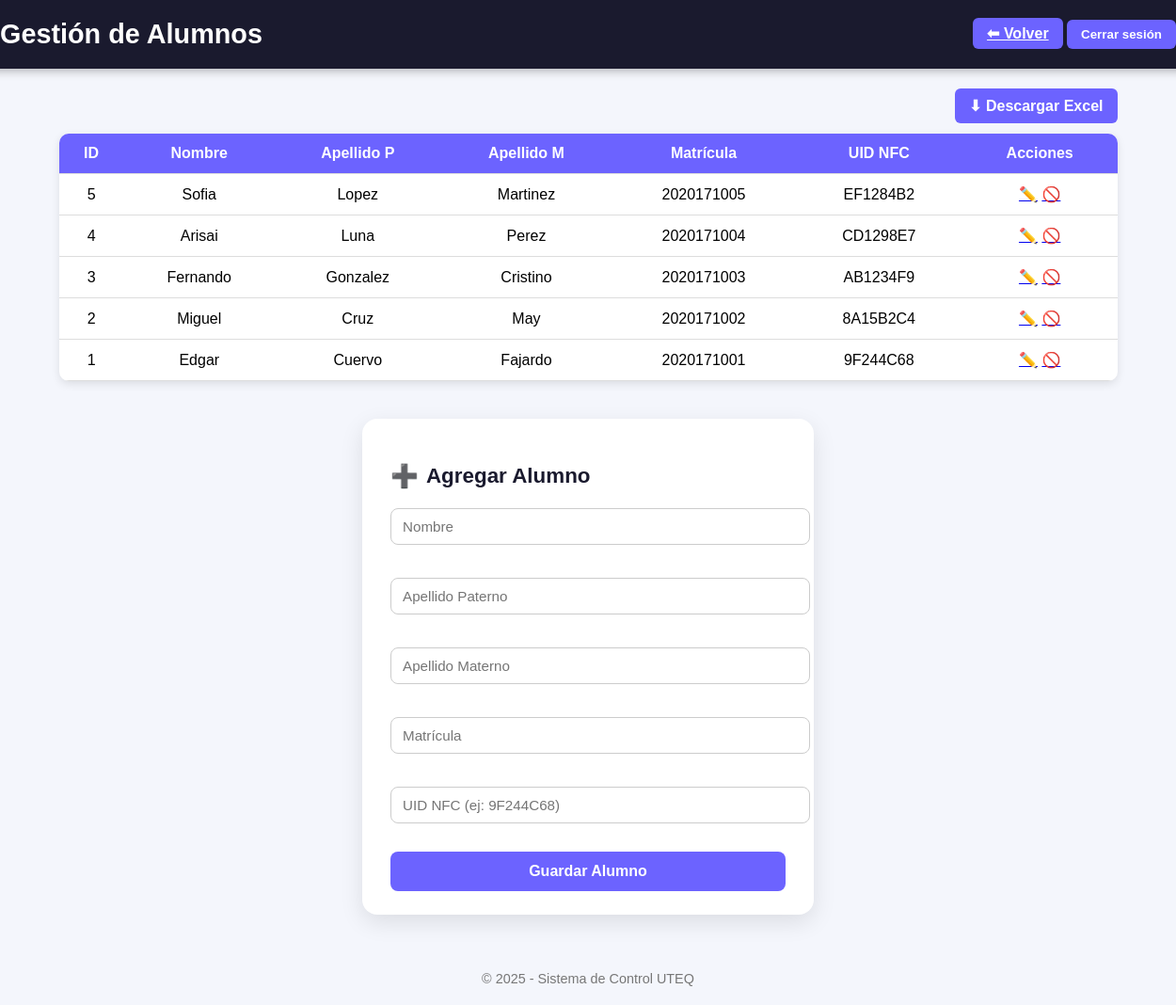
The app's page /admin/alumnos.php (signed in) with its own data.
### tables this page shows
CREATE TABLE alumnos (
  id_alumno INT AUTO_INCREMENT PRIMARY KEY,
  nombre VARCHAR(100) NOT NULL,
  ApellidoP VARCHAR(100) NOT NULL,
  ApellidoM VARCHAR(100) NOT NULL,
  matricula VARCHAR(50) UNIQUE,
  uid_nfc VARCHAR(50) UNIQUE   
);

### admin/alumnos.php (the view, shortened to what this page needs)
<?php
include("../basedatos/conexion.php");
$alumnos = mysqli_query($conexion, "SELECT * FROM alumnos WHERE estatus = 'activo' ORDER BY id_alumno DESC");
?>
<!DOCTYPE html>
<html lang="es">
<head>
</head>
<body>
  <header>
    <h1>Gestión de Alumnos</h1>
    <div>
      <a href="administrador.php" class="volver">⬅ Volver</a>
      <form action="../sesion/logout.php" method="POST" style="display:inline;">
        <button type="submit" class="logout">Cerrar sesión</button>
      </form>
    </div>
  </header>
  <main>
    <div class="acciones">
      <a href="?descargar=1">⬇ Descargar Excel</a>
    </div>
    <table>
      <tr>
        <th>ID</th>
        <th>Nombre</th>
        <th>Apellido P</th>
        <th>Apellido M</th>
        <th>Matrícula</th>
        <th>UID NFC</th>
        <th>Acciones</th>
      </tr>
      <?php while ($row = mysqli_fetch_assoc($alumnos)) { ?>
      <tr>
        <td><?php echo $row['id_alumno']; ?></td>
        <td><?php echo $row['nombre']; ?></td>
        <td><?php echo $row['ApellidoP']; ?></td>
        <td><?php echo $row['ApellidoM']; ?></td>
        <td><?php echo $row['matricula']; ?></td>
        <td><?php echo $row['uid_nfc']; ?></td>
        <td>
          <a href="editar_alumno.php?id=<?php echo $row['id_alumno']; ?>">✏️</a>
<a href="alumnos.php?inactivar=<?php echo $row['id_alumno']; ?>"
   onclick="return confirm('⚠️ ¿Seguro que deseas marcar como inactivo a este alumno?');">
   🚫
</a>
        </td>
      </tr>
      <?php } ?>
    </table>
<form method="POST" class="agregar">
  <h3 style="display: flex; align-items: center; gap: 8px; color: #1a1a2e;">
    <span style="color:#6c63ff; font-size:1.5rem;">➕</span>
    Agregar Alumno
  </h3>
  <div class="form-group">
    <input type="text" name="nombre" placeholder="Nombre" required>
  </div>
  <div class="form-group">
    <input type="text" name="ApellidoP" placeholder="Apellido Paterno" required>
  </div>
  <div class="form-group">
    <input type="text" name="ApellidoM" placeholder="Apellido Materno" required>
  </div>
  <div class="form-group">
    <input type="text" name="matricula" placeholder="Matrícula" required>
  </div>
  <div class="form-group">
    <input type="text" name="uid_nfc" placeholder="UID NFC (ej: 9F244C68)">
  </div>
  <input type="submit" name="agregar" value="Guardar Alumno">
</form>
  </main>
  <footer>
    © <?php echo date('Y'); ?> - Sistema de Control UTEQ
  </footer>
</body>
</html>

### admin/alumnos.php (style rules this page uses)
body { margin: 0; font-family: 'Poppins', sans-serif; background: #f4f6fc; display: flex; flex-direction: column; align-items: center; min-height: 100vh; }
header { background: #1a1a2e; color: #fff; width: 100%; padding: 20px 40px; display: flex; justify-content: space-between; align-items: center; box-shadow: 0 2px 10px rgba(0,0,0,0.3); }
h1 { margin: 0; font-size: 1.8rem; }
.logout, .volver { background: #6c63ff; border: none; color: #fff; padding: 8px 15px; border-radius: 6px; cursor: pointer; transition: 0.3s; font-weight: bold; }
main { width: 90%; margin-top: 30px; }
.acciones { text-align: right; margin-bottom: 20px; }
.acciones button, .acciones a { background-color: #6c63ff; color: white; border: none; padding: 10px 15px; border-radius: 6px; cursor: pointer; font-weight: bold; text-decoration: none; margin-left: 5px; }
table { width: 100%; border-collapse: collapse; background: #fff; border-radius: 10px; overflow: hidden; box-shadow: 0 3px 10px rgba(0,0,0,0.1); }
th, td { padding: 12px; text-align: center; border-bottom: 1px solid #ddd; }
th { background-color: #6c63ff; color: white; }
form.agregar { background: #fff; padding: 20px; margin-top: 30px; border-radius: 10px; box-shadow: 0 3px 10px rgba(0,0,0,0.1); width: 400px; margin-left: auto; margin-right: auto; }
input[type="text"] { width: 100%; padding: 10px; margin: 5px 0 15px; border-radius: 6px; border: 1px solid #ccc; }
input[type="submit"] { background-color: #6c63ff; color: #fff; border: none; padding: 10px 15px; border-radius: 6px; cursor: pointer; font-weight: bold; width: 100%; }
footer { text-align: center; padding: 20px; color: #777; font-size: 0.9rem; }
form.agregar { background: #fff; padding: 25px 30px; margin: 40px auto; border-radius: 16px; box-shadow: 0 8px 24px rgba(0,0,0,0.1); width: 100%; max-width: 420px; display: flex; flex-direction: column; align-items: stretch; justify-content: center; }
form.agregar h3 { font-size: 1.4rem; text-align: left; margin-bottom: 15px; font-weight: 600; }
.form-group { display: flex; flex-direction: column; margin-bottom: 15px; }
input[type="text"] { width: 100%; padding: 10px 12px; border-radius: 8px; border: 1px solid #ccc; font-size: 0.95rem; transition: border-color 0.3s; }
input[type="submit"] { background-color: #6c63ff; color: #fff; border: none; padding: 12px; border-radius: 8px; font-weight: bold; font-size: 1rem; cursor: pointer; transition: all 0.3s ease; }

### records on screen
alumnos: id_alumno "5", nombre "Sofia", ApellidoP "Lopez", ApellidoM "Martinez", matricula "2020171005", uid_nfc "EF1284B2"
alumnos: id_alumno "4", nombre "Arisai", ApellidoP "Luna", ApellidoM "Perez", matricula "2020171004", uid_nfc "CD1298E7"
alumnos: id_alumno "3", nombre "Fernando", ApellidoP "Gonzalez", ApellidoM "Cristino", matricula "2020171003", uid_nfc "AB1234F9"
alumnos: id_alumno "2", nombre "Miguel", ApellidoP "Cruz", ApellidoM "May", matricula "2020171002", uid_nfc "8A15B2C4"
alumnos: id_alumno "1", nombre "Edgar", ApellidoP "Cuervo", ApellidoM "Fajardo", matricula "2020171001", uid_nfc "9F244C68"
